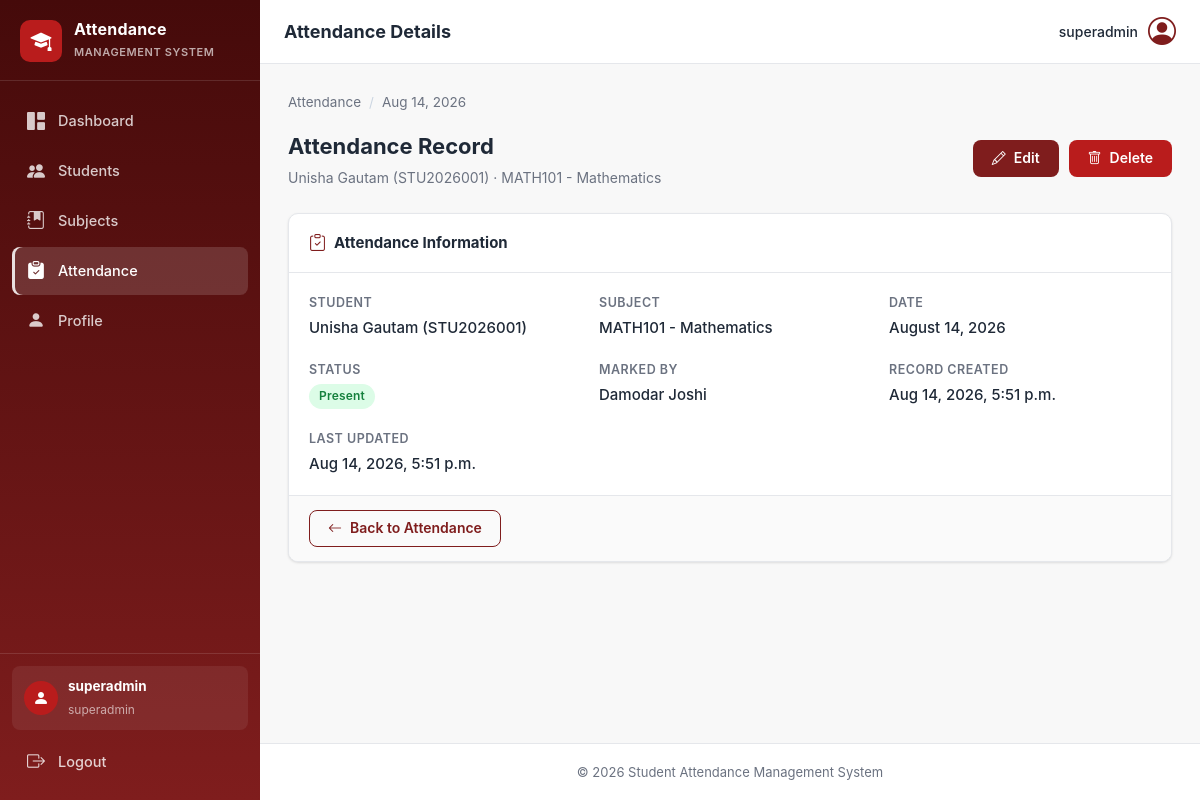
The page /attendance/1/ (signed in) on the database its author committed.
### attendance/models.py (models this page shows, shortened)
class Attendance(models.Model):
    STATUS_CHOICES = (
        ("present", "Present"),
        ("absent", "Absent"),
        ("late", "Late"),
    )
    student = models.ForeignKey(Student, on_delete=models.CASCADE, related_name="attendances")
    subject = models.ForeignKey(Subject, on_delete=models.CASCADE, related_name="attendances")
    date = models.DateField()
    status = models.CharField(max_length=10, choices=STATUS_CHOICES, default="present")
    marked_by = models.ForeignKey(User, on_delete=models.SET_NULL, null=True, blank=True, related_name="marked_attendances")
    created_at = models.DateTimeField(auto_now_add=True)
    updated_at = models.DateTimeField(auto_now=True)
    class Meta:
        constraints = [
            models.UniqueConstraint(
                fields=["student", "subject", "date"],
                name="unique_student_subject_date_attendance",
            )
        ]

### students/models.py (models this page shows)
class Student(models.Model):
    GENDER_CHOICES = (
        ('male', 'Male'),
        ('female', 'Female'),
        ('other', 'Other'),
    )
    SEMESTER_CHOICES = (
        (1, 'Semester 1'),
        (2, 'Semester 2'),
        (3, 'Semester 3'),
        (4, 'Semester 4'),
        (5, 'Semester 5'),
        (6, 'Semester 6'),
        (7, 'Semester 7'),
        (8, 'Semester 8'),
    )
    user = models.OneToOneField(User, on_delete=models.CASCADE, related_name='student')
    student_id = models.CharField(max_length=20, unique=True)
    date_of_birth = models.DateField(blank=True, null=True)
    gender = models.CharField(max_length=10, choices=GENDER_CHOICES, blank=True)
    address = models.TextField(blank=True, null=True)
    semester = models.PositiveSmallIntegerField(choices=SEMESTER_CHOICES, default=1)
    enrollment_date = models.DateField(blank=True, null=True)
    created_at = models.DateTimeField(auto_now_add=True)
    updated_at = models.DateTimeField(auto_now=True)
    def __str__(self):
        return f"{self.user.get_full_name() or self.user.username} ({self.student_id})"

### subjects/models.py (models this page shows)
class Subject(models.Model):
    SEMESTER_CHOICES = (
        (1, "Semester 1"),
        (2, "Semester 2"),
        (3, "Semester 3"),
        (4, "Semester 4"),
        (5, "Semester 5"),
        (6, "Semester 6"),
        (7, "Semester 7"),
        (8, "Semester 8"),
    )
    name = models.CharField(max_length=100)
    code = models.CharField(max_length=20, unique=True)
    description = models.TextField(blank=True)
    teacher = models.ForeignKey(User, on_delete=models.SET_NULL, null=True, blank=True, related_name="subjects")
    semester = models.PositiveSmallIntegerField(choices=SEMESTER_CHOICES)
    created_at = models.DateTimeField(auto_now_add=True)
    updated_at = models.DateTimeField(auto_now=True)
    def __str__(self):
        return f"{self.code} - {self.name}"

### attendance/views.py (the view)
# urls.py: path("<int:pk>/", views.attendance_detail, name="attendance_detail"),
@login_required
def attendance_detail(request, pk):
    attendance = get_object_or_404(Attendance, pk=pk)
    return render(
        request,
        "attendance/attendance_detail.html",
        {"attendance": attendance},
    )

### templates/attendance/attendance_detail.html (shortened to what this page needs)
{% extends "base.html" %}
{% block page_title %}Attendance Details{% endblock %}
{% block content %}
<div class="breadcrumb">
    <a href="{% url 'attendance:attendance_list' %}">Attendance</a>
    <span class="breadcrumb-sep">/</span>
    <span>{{ attendance.date|date:"M j, Y" }}</span>
</div>
<div class="page-head">
    <div>
        <h2 class="page-heading">Attendance Record</h2>
        <p class="page-heading-sub">{{ attendance.student }} &middot; {{ attendance.subject }}</p>
    </div>
    <div class="page-actions">
        <a href="{% url 'attendance:attendance_edit' attendance.pk %}" class="btn btn-primary"><i class="bi bi-pencil"></i> Edit</a>
        <a href="{% url 'attendance:attendance_delete' attendance.pk %}" class="btn btn-danger"><i class="bi bi-trash"></i> Delete</a>
    </div>
</div>
<section class="card">
    <div class="card-header">
        <h3 class="card-title"><i class="bi bi-clipboard-check"></i> Attendance Information</h3>
    </div>
    <div class="card-body">
        <dl class="detail-grid">
            <div>
                <dt>Student</dt>
                <dd>{{ attendance.student }}</dd>
            </div>
            <div>
                <dt>Subject</dt>
                <dd>{{ attendance.subject }}</dd>
            </div>
            <div>
                <dt>Date</dt>
                <dd>{{ attendance.date|date:"F j, Y" }}</dd>
            </div>
            <div>
                <dt>Status</dt>
                <dd><span class="badge badge-{{ attendance.status }}">{{ attendance.get_status_display }}</span></dd>
            </div>
            <div>
                <dt>Marked By</dt>
                <dd>
                    {% if attendance.marked_by %}
                        {{ attendance.marked_by.get_full_name|default:attendance.marked_by.username }}
                    {% else %}
                        <span class="text-muted">—</span>
                    {% endif %}
                </dd>
            </div>
            <div>
                <dt>Record Created</dt>
                <dd>{{ attendance.created_at|date:"M j, Y, g:i a" }}</dd>
            </div>
            <div>
                <dt>Last Updated</dt>
                <dd>{{ attendance.updated_at|date:"M j, Y, g:i a" }}</dd>
            </div>
        </dl>
    </div>
    <div class="card-footer">
        <a href="{% url 'attendance:attendance_list' %}" class="btn btn-outline"><i class="bi bi-arrow-left"></i> Back to Attendance</a>
    </div>
</section>
{% endblock %}

### templates/base.html (shortened to what this page needs)
{% load static %}
<!DOCTYPE html>
<html lang="en">
<head>
    <link rel="stylesheet" href="{% static 'css/style.css' %}">
    <link rel="stylesheet" href="https://cdn.jsdelivr.net/npm/bootstrap-icons@1.11.3/font/bootstrap-icons.min.css">
</head>
<body class="{% block body_class %}{% endblock %}">
    {% block body %}
    <div class="layout">
        <aside class="sidebar" id="sidebar">
            <div class="sidebar-brand">
                <span class="brand-icon"><i class="bi bi-mortarboard-fill"></i></span>
                <div class="brand-text">
                    <strong>Attendance</strong>
                    <small>Management System</small>
                </div>
            </div>
            <nav class="sidebar-nav" aria-label="Main navigation">
                <a href="{% url 'dashboard:dashboard' %}" class="nav-link {% if request.resolver_match.app_name == 'dashboard' %}active{% endif %}">
                    <i class="bi bi-grid-1x2-fill"></i><span>Dashboard</span>
                </a>
                <a href="{% url 'students:student_list' %}" class="nav-link {% if request.resolver_match.app_name == 'students' %}active{% endif %}">
                    <i class="bi bi-people-fill"></i><span>Students</span>
                </a>
                <a href="{% url 'subjects:subject_list' %}" class="nav-link {% if request.resolver_match.app_name == 'subjects' %}active{% endif %}">
                    <i class="bi bi-journal-bookmark-fill"></i><span>Subjects</span>
                </a>
                <a href="{% url 'attendance:attendance_list' %}" class="nav-link {% if request.resolver_match.app_name == 'attendance' %}active{% endif %}">
                    <i class="bi bi-clipboard-check-fill"></i><span>Attendance</span>
                </a>
                <a href="{% url 'accounts:profile' %}" class="nav-link {% if request.resolver_match.app_name == 'accounts' %}active{% endif %}">
                    <i class="bi bi-person-fill"></i><span>Profile</span>
                </a>
            </nav>
            <div class="sidebar-footer">
                <div class="sidebar-user">
                    <span class="user-avatar"><i class="bi bi-person-fill"></i></span>
                    <div class="sidebar-user-info">
                        <strong>{{ user.get_full_name|default:user.username }}</strong>
                        <small>{{ user.username }}</small>
                    </div>
                </div>
                <a href="{% url 'accounts:logout' %}" class="nav-link nav-link-logout">
                    <i class="bi bi-box-arrow-right"></i><span>Logout</span>
                </a>
            </div>
        </aside>
        <div class="main-wrapper">
            <header class="topbar">
                <h1 class="page-title">{% block page_title %}Dashboard{% endblock %}</h1>
                <div class="topbar-user">
                    <span class="topbar-user-name">{{ user.get_full_name|default:user.username }}</span>
                    <a href="{% url 'accounts:profile' %}" class="topbar-avatar" title="My Profile"><i class="bi bi-person-circle"></i></a>
                </div>
            </header>
            <main class="content">
                {% block content %}{% endblock %}
            </main>
            <footer class="footer">
                <span>&copy; 2026 Student Attendance Management System</span>
            </footer>
        </div>
    </div>
    {% endblock %}
</body>
</html>

### rows shown on the page
Attendance: date "Aug 14, 2026", student "Unisha Gautam (STU2026001)", subject "MATH101 - Mathematics", date "August 14, 2026", status "Present", marked_by.get_full_name "Damodar Joshi", created_at "Aug 14, 2026, 5:51 p.m.", updated_at "Aug 14, 2026, 5:51 p.m."

### other values the page prints
{{ user.get_full_name|default:user.username }} "superadmin"
{{ user.username }} "superadmin"
